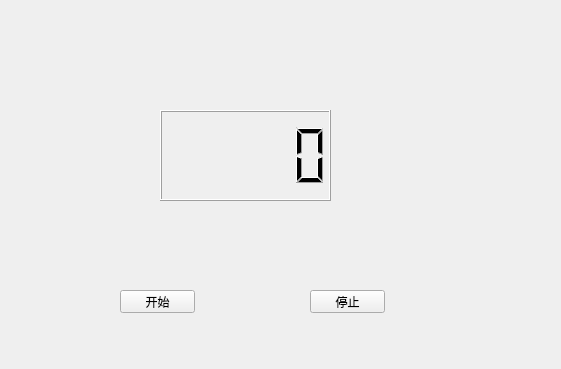
<?xml version="1.0" encoding="UTF-8"?>
<ui version="4.0">
 <class>Widget</class>
 <widget class="QWidget" name="Widget">
  <property name="geometry">
   <rect>
    <x>0</x>
    <y>0</y>
    <width>561</width>
    <height>369</height>
   </rect>
  </property>
  <property name="windowTitle">
   <string>Widget</string>
  </property>
  <widget class="QLCDNumber" name="lcdNumber">
   <property name="geometry">
    <rect>
     <x>160</x>
     <y>110</y>
     <width>171</width>
     <height>91</height>
    </rect>
   </property>
  </widget>
  <widget class="QPushButton" name="pushButton">
   <property name="geometry">
    <rect>
     <x>120</x>
     <y>290</y>
     <width>75</width>
     <height>23</height>
    </rect>
   </property>
   <property name="text">
    <string>开始</string>
   </property>
  </widget>
  <widget class="QPushButton" name="pushButton_2">
   <property name="geometry">
    <rect>
     <x>310</x>
     <y>290</y>
     <width>75</width>
     <height>23</height>
    </rect>
   </property>
   <property name="text">
    <string>停止</string>
   </property>
  </widget>
 </widget>
 <resources/>
 <connections/>
</ui>
